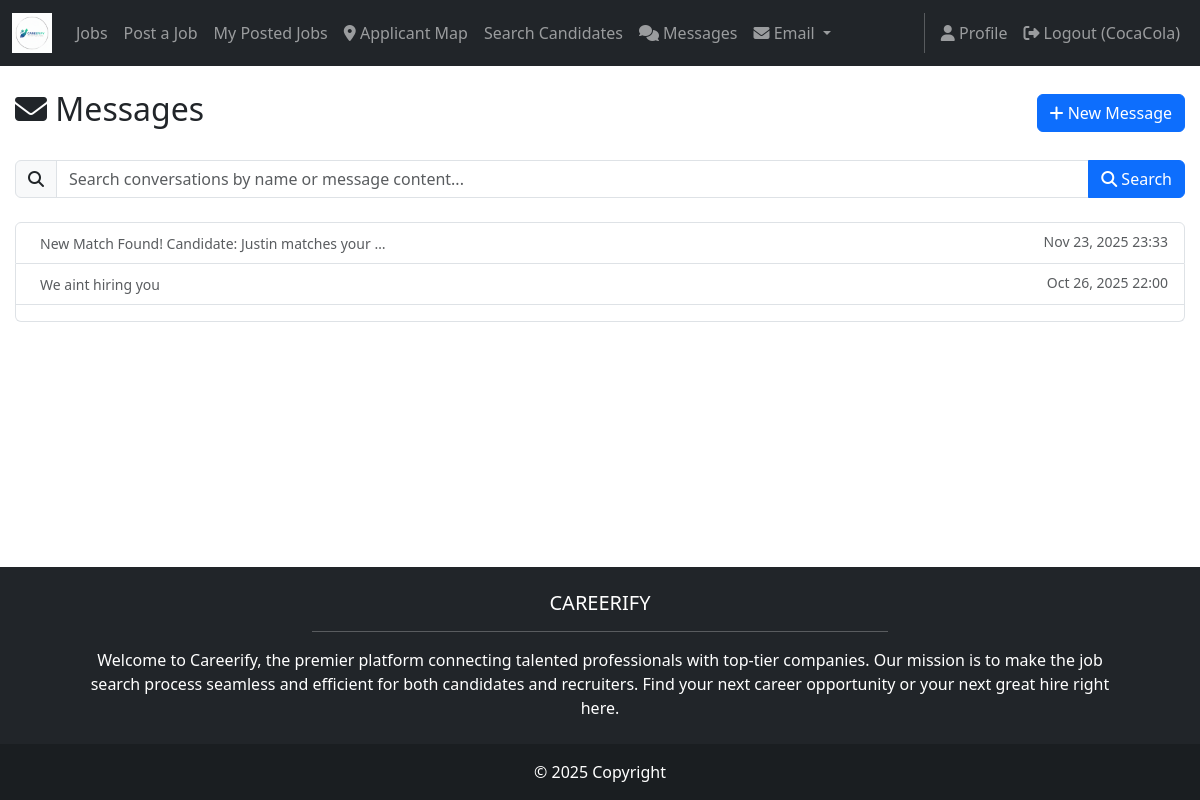
The app's page /messages/ (signed in) with its own data.
### messaging/models.py (models this page shows, shortened)
class Conversation(models.Model):
    participants = models.ManyToManyField(User, related_name='conversations')
    created_at = models.DateTimeField(auto_now_add=True)
    updated_at = models.DateTimeField(auto_now=True)
    class Meta:
        ordering = ['-updated_at']
    def get_latest_message(self):
        return self.messages.order_by('-timestamp').first()

class Message(models.Model):
    conversation = models.ForeignKey(Conversation, on_delete=models.CASCADE, related_name='messages')
    sender = models.ForeignKey(User, on_delete=models.CASCADE, related_name='sent_messages')
    content = models.TextField()
    timestamp = models.DateTimeField(auto_now_add=True)
    is_read = models.BooleanField(default=False)
    class Meta:
        ordering = ['timestamp']

### messaging/views.py (the view, shortened to what this page needs)
# urls.py: path('', views.inbox, name='inbox'),
@login_required
def inbox(request):
    search_query = request.GET.get('search', '').strip()
    conversations = Conversation.objects.filter(participants=request.user).annotate(
        latest_message_time=Max('messages__timestamp')
    )
    conversations = conversations.order_by('-latest_message_time')
    for conversation in conversations:
        unread_count = Message.objects.filter(
            conversation=conversation,
            is_read=False
        ).exclude(sender=request.user).count()
        conversation.unread_count = unread_count
    context = {
        'conversations': conversations,
        'search_query': search_query,
    }
    return render(request, 'messaging/inbox.html', context)

### messaging/context_processors.py (called while the page is built)
def unread_message_count(request):
    if request.user.is_authenticated:
        unread_count = Message.objects.filter(
            conversation__participants=request.user,
            is_read=False
        ).exclude(sender=request.user).count()
        return {'unread_message_count': unread_count}
    return {'unread_message_count': 0}

### messaging/templates/messaging/inbox.html (shortened to what this page needs)
{% extends 'base.html' %}
{% load static %}
{% block content %}
<div class="container mt-4">
    <div class="row">
        <div class="col-12">
            <div class="d-flex justify-content-between align-items-center mb-4">
                <h2><i class="fas fa-envelope"></i> Messages</h2>
                <a href="{% url 'messaging:user_list' %}" class="btn btn-primary">
                    <i class="fas fa-plus"></i> New Message
                </a>
            </div>
            <div class="row mb-4">
                <div class="col-12">
                    <form method="get" class="d-flex">
                        <div class="input-group">
                            <span class="input-group-text">
                                <i class="fas fa-search"></i>
                            </span>
                            <input type="text"
                                   name="search"
                                   class="form-control"
                                   placeholder="Search conversations by name or message content..."
                                   value="{{ search_query }}"
                                   autocomplete="off">
                            <button class="btn btn-primary" type="submit">
                                <i class="fas fa-search"></i> Search
                            </button>
                        </div>
                    </form>
                </div>
            </div>
            {% if conversations %}
                <div class="list-group">
                    {% for conversation in conversations %}
                        <a href="{% url 'messaging:conversation_detail' conversation.id %}"
                           class="list-group-item list-group-item-action d-flex justify-content-between align-items-start">
                            <div class="ms-2 me-auto">
                                {% if conversation.get_latest_message %}
                                    <small class="text-muted">
                                        {{ conversation.get_latest_message.content|truncatechars:50 }}
                                    </small>
                                {% endif %}
                            </div>
                            <div class="text-end">
                                {% if conversation.get_latest_message %}
                                    <small class="text-muted d-block">
                                        {{ conversation.get_latest_message.timestamp|date:"M d, Y H:i" }}
                                    </small>
                                {% endif %}
                            </div>
                        </a>
                    {% endfor %}
                </div>
            {% endif %}
        </div>
    </div>
</div>
{% endblock %}

### JobRecruiter/templates/base.html (shortened to what this page needs)
<!DOCTYPE html>
<html>
    {%load static%}
  <head>
    <link href=
      "https://cdn.jsdelivr.net/npm/bootstrap@5.3.3/dist/css/bootstrap.min.css" rel="stylesheet">
    <link rel= "stylesheet"  href="https://cdnjs.cloudflare.com/ajax/libs/font-awesome/6.1.1/css/all.min.css">
    <link rel="stylesheet" type="text/css" href="{% static 'css/style.css' %}">
  </head>
  <body class="d-flex flex-column min-vh-100">
    <nav class="navbar navbar-expand-lg navbar-dark bg-dark">
    <div class="container-fluid">
        <a class="navbar-brand" href="{% url 'home.index' %}">
            <img src="{% static 'img/careerifylogo.png' %}" alt="Logo" height="40">
        </a>
        <div class="collapse navbar-collapse" id="mainNavbar">
            <ul class="navbar-nav me-auto mb-2 mb-lg-0">
                <li class="nav-item">
                    <a class="nav-link" href="{% url 'jobpostings:list' %}">Jobs</a>
                </li>
                {% if user.is_authenticated and user.profile.account_type == 'employer' %}
                <li class="nav-item">
                    <a class="nav-link" href="{% url 'jobpostings:create' %}">Post a Job</a>
                </li>
                <li class="nav-item">
                  <a class="nav-link" href="{% url 'jobpostings:my_posted_jobs' %}">My Posted Jobs</a>
              </li>
                <li class="nav-item">
                  <a class="nav-link" href="{% url 'jobpostings:applicant_map' %}">
                      <i class="fas fa-map-marker-alt"></i> Applicant Map
                  </a>
              </li>
              <li class="nav-item">
                <a class="nav-link" href="{% url 'search_candidates' %}">Search Candidates</a>
                </li>
                {% endif %}
                {% if user.is_authenticated %}
                <li class="nav-item">
                    <a class="nav-link" href="{% url 'messaging:inbox' %}">
                        <i class="fas fa-comments"></i> Messages
                    </a>
                </li>
                <li class="nav-item dropdown">
                    <a class="nav-link dropdown-toggle" href="#" id="emailDropdown" role="button" data-bs-toggle="dropdown" aria-expanded="false">
                        <i class="fas fa-envelope"></i> Email
                    </a>
                </li>
                {% endif %}
                </ul>
                <div class="navbar-nav">
                  {% if user.is_authenticated %}
                      <a class="nav-link" href="{% url 'accounts.profile' %}">
                          <i class="fas fa-user"></i> Profile
                      </a>
                      <a class="nav-link" href="{% url 'accounts.logout' %}">
                          <i class="fas fa-sign-out-alt"></i> Logout ({{ user.username }})
                      </a>
                  {% endif %}
              </div>
        </div>
    </div>
</nav>
    <main class='flex-grow-1'>
      {% block content %}
      {% endblock content %}
    </main>
    <footer class="bg-dark text-center text-white">
      <div class="container p-4 pb-0">
        <section class="mb-4">
          <h5 class="text-uppercase">Careerify</h5>
          <hr class="w-50 mx-auto" />
          <p class="px-md-5">
            Welcome to Careerify, the premier platform connecting talented professionals with top-tier companies. Our mission is to make the job search process seamless and efficient for both candidates and recruiters. Find your next career opportunity or your next great hire right here.
          </p>
        </section>
        </div>
      <div class="text-center p-3" style="background-color: rgba(0, 0, 0, 0.2);">
        © 2025 Copyright
      </div>
      </footer>
  </body>
</html>

### JobRecruiter/static/css/style.css (style rules this page uses)
.text-center { text-align: center !important; }
.container { max-width: 1200px; margin: 0 auto; padding: 0 15px; }
main { flex: 1; }

### records on screen
Conversation: get_latest_message.content "New Match Found! Candidate: Justin matches your …", get_latest_message.timestamp "Nov 23, 2025 23:33"
Conversation: get_latest_message.content "We aint hiring you", get_latest_message.timestamp "Oct 26, 2025 22:00"

### other values on screen
{{ user.username }} "CocaCola"
